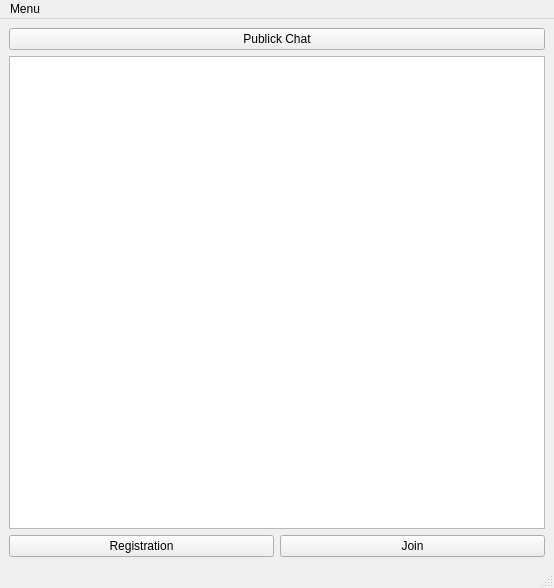
<?xml version="1.0" encoding="UTF-8"?>
<ui version="4.0">
 <class>MainWindow</class>
 <widget class="QMainWindow" name="MainWindow">
  <property name="geometry">
   <rect>
    <x>0</x>
    <y>0</y>
    <width>554</width>
    <height>588</height>
   </rect>
  </property>
  <property name="windowTitle">
   <string>MainWindow</string>
  </property>
  <widget class="QWidget" name="centralwidget">
   <layout class="QVBoxLayout" name="verticalLayout" stretch="0,0,0">
    <item>
     <widget class="QPushButton" name="all_chatButton">
      <property name="text">
       <string>Publick Chat</string>
      </property>
     </widget>
    </item>
    <item>
     <widget class="QListWidget" name="listWidget"/>
    </item>
    <item>
     <layout class="QHBoxLayout" name="horizontalLayout">
      <item>
       <widget class="QPushButton" name="registrationButton">
        <property name="text">
         <string>Registration</string>
        </property>
       </widget>
      </item>
      <item>
       <widget class="QPushButton" name="joinButton">
        <property name="text">
         <string>Join</string>
        </property>
       </widget>
      </item>
     </layout>
    </item>
   </layout>
  </widget>
  <widget class="QMenuBar" name="menubar">
   <property name="geometry">
    <rect>
     <x>0</x>
     <y>0</y>
     <width>554</width>
     <height>31</height>
    </rect>
   </property>
   <widget class="QMenu" name="menuMenu">
    <property name="title">
     <string>Menu</string>
    </property>
    <addaction name="actionOpen_chat"/>
    <addaction name="actionClose_this_chat"/>
   </widget>
   <addaction name="menuMenu"/>
  </widget>
  <widget class="QStatusBar" name="statusbar"/>
  <action name="actionOpen_chat">
   <property name="text">
    <string>Open chat</string>
   </property>
  </action>
  <action name="actionClose_this_chat">
   <property name="text">
    <string>Close this chat</string>
   </property>
  </action>
 </widget>
 <resources/>
 <connections/>
</ui>
